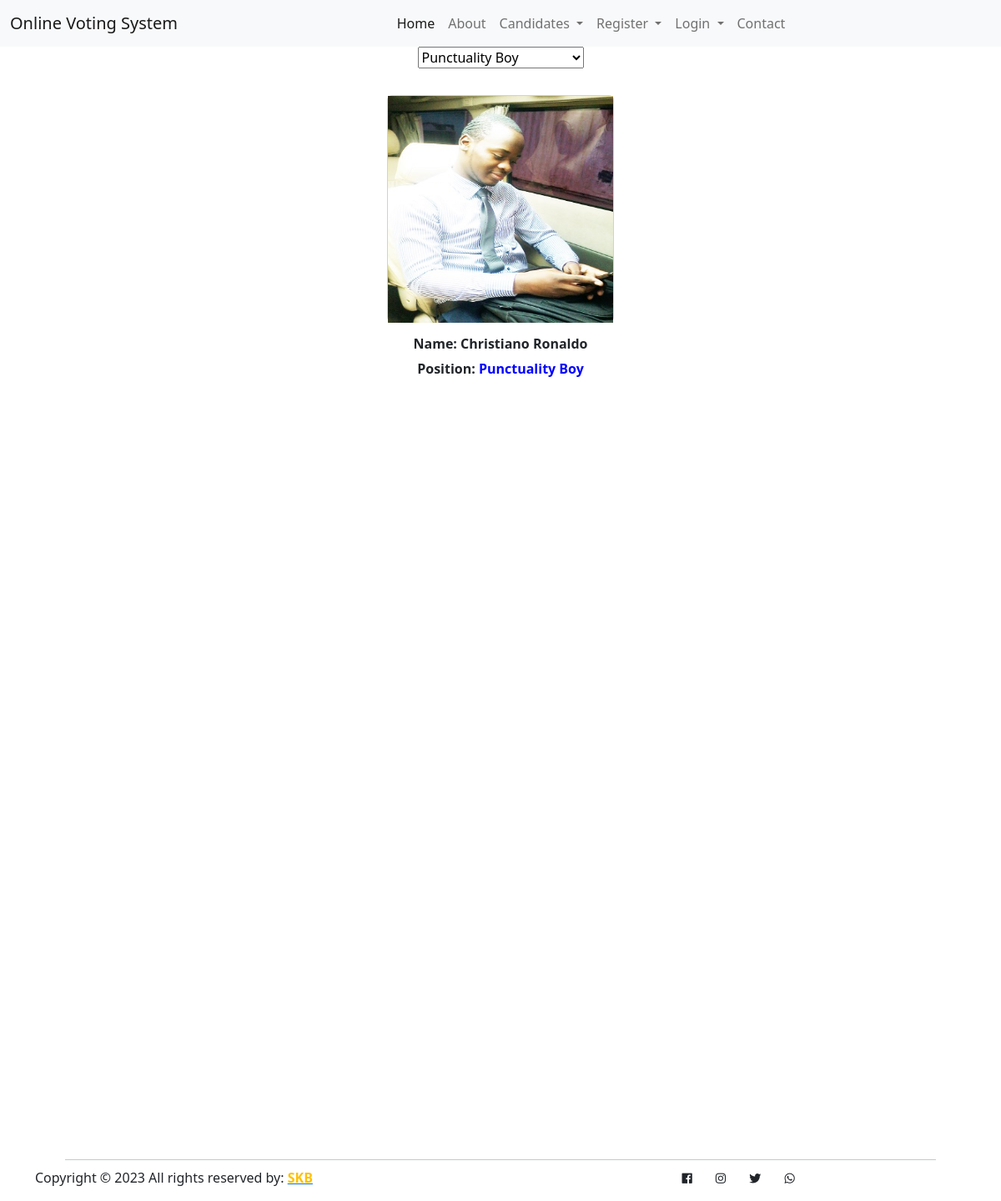
Page /candidates/pb.php on the committed database.
### tables this page shows
CREATE TABLE `candidate` (
  `candidate_id` int(11) NOT NULL,
  `position` varchar(100) NOT NULL,
  `firstname` varchar(100) NOT NULL,
  `lastname` varchar(100) NOT NULL,
  `year_level` varchar(100) NOT NULL,
  `gender` varchar(100) NOT NULL,
  `img` varchar(100) NOT NULL,
  `party` varchar(100) NOT NULL
);

### candidates/pb.php (the view, shortened to what this page needs)
<?php
include ('head.php');?>
<body>
    <div id="wrapper">
              <?php include ('view_banner.php');?>
        <div id="page-wrapper">
    <heading class="voters_heading">
        <center><h1>Registered Punctuality Boy Candidates</h1>
           <center>
                <select onchange = "page(this.value)">
                <option disabled selected>Punctuality Boy</option>
                </select>
            </center>
    </heading>
            <div class="row">
                    <div class="panel panel-default">
                       <?php
                    $sql = "SELECT * FROM candidate WHERE position = 'Punctuality Boy'";
                    $result = $conn->query($sql);
                    while ($row = $result->fetch_assoc()) {
                      $firstname = $row['firstname'];
                      $lastname = $row['lastname'];
                      $image = $row['img'];
                      $pos = $row['position'];
                      echo '<div class="card text-center" style="width: 17rem; height:17rem; margin-top:2rem;">
                      <img src="../admin/'.$image.'" style="border-radius:; width: 17rem; height:17rem;" class="img-fluid">
                              <div class="card-body" style="margin-bottom:20rem;">
                                <h6 class="card-title text-center"style="font-weight:bold;">Name: ' . $firstname . ' ' . $lastname . '</h6>
                                <p class="card-text" style="color:; font-weight:bold;">Position: <span style="color:blue; font-weight:bold;">'.$pos.'</span> </p>
                              </div>
                            </div>';
                    }
          ?>
                    </div>
            </div>
        </div>
    </div>
    <?php
        include ('footer.php');
        ?>
</body>
</html>

### rows in the picture
candidate: img (picture), firstname "Christiano", lastname "Ronaldo", position "Punctuality Boy"
